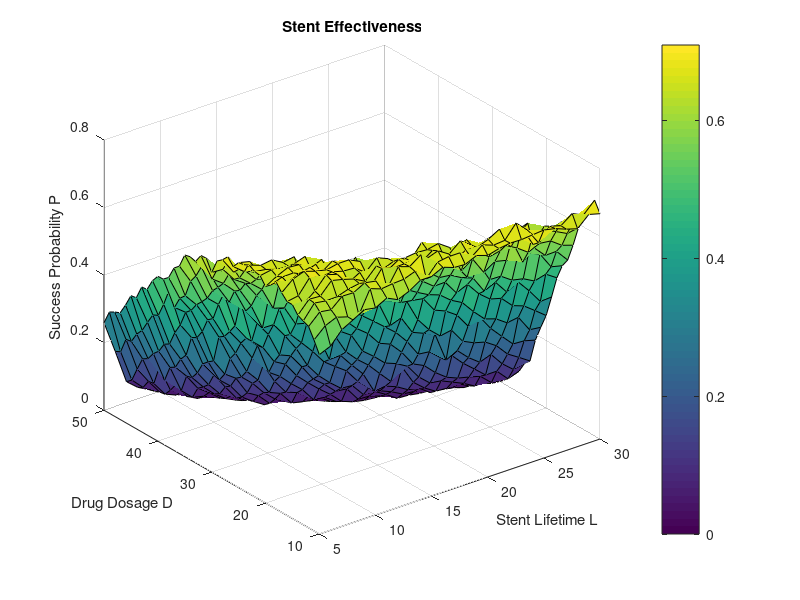

This chart was generated by the following MATLAB code:
function stent_development()
    L_vec = 5 : 30;
    D_vec = 10 : 50;
    N_total = 1000;

    % Initialize probability matrix
    P = zeros(length(D_vec), length(L_vec));

    % Loop over all (L, D) pairs
    for i = 1:length(L_vec)
        for j = 1:length(D_vec)
            L = L_vec(i);
            D = D_vec(j);
            
            % Generate N_total random S values
            S = 0.02 * D^2 * L + 6 * randn(1, N_total);
            
            % Compute effectiveness E for all generated S values
            E = 24 * log(L * D^2) + 0.18 * D^2 * L - 9.5 * (S + 4);
            
            % Compute probability of successful treatment (E >= 100)
            P(j, i) = sum(E >= 100) / N_total;
        end
    end

    [L_plot, D_plot] = meshgrid(L_vec, D_vec);
    figure;
    surf(L_plot, D_plot, P);
    xlabel('Stent Lifetime L');
    ylabel('Drug Dosage D');
    zlabel('Success Probability P');
    title('Stent Effectiveness');
    colorbar;
    grid on;
end
